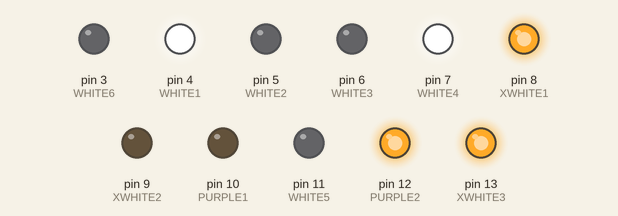
This sketch was run on a simulated Arduino Uno, built with avr-gcc and run on an emulated ATmega328P. Shown: output pins drawn as LEDs (lit = HIGH).

Above: at 0.05 s.
At 0.55 s:
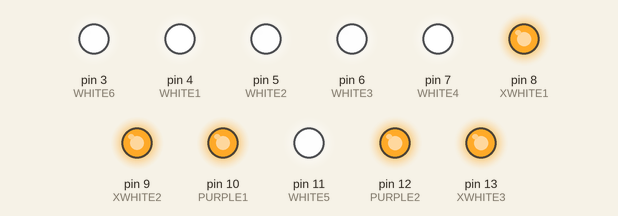
At 0.8 s:
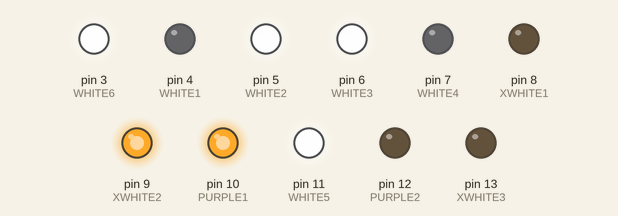
At 1.1 s:
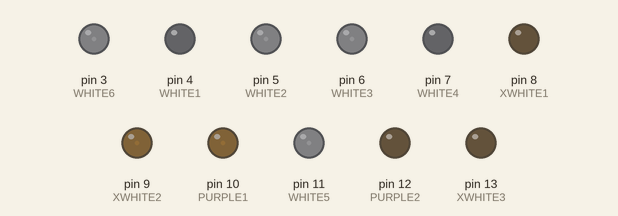
Timing chart, 0 to 2.9 s (numbered marks = the images above):
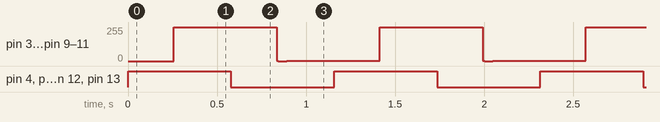

The sketch:

test.ino
```cpp
const int XWHITE3 = 13;
const int PURPLE2 = 12;
const int WHITE5 = 11;
const int PURPLE1 = 10;
const int XWHITE2 = 9;
const int XWHITE1 = 8;
const int WHITE4 = 7;
const int WHITE3 = 6;
const int WHITE2 = 5;
const int WHITE1 = 4;
const int WHITE6 = 3;

float in, out;
  int fadeValue;


void setup() {

  Serial.begin(9600);

}

void loop() {


      for (in = 0; in < 6.283; in = in + 0.0015)
  {
    out = sin(in) * 127.5 + 127.5;

    analogWrite(PURPLE1,out);
    analogWrite(PURPLE2,out);

    analogWrite(WHITE1,out);
    analogWrite(WHITE2,out);
    analogWrite(WHITE3,out);
    analogWrite(WHITE4,out);
    analogWrite(WHITE5,out);
    analogWrite(WHITE6,out);

    analogWrite(XWHITE1,out);
    analogWrite(XWHITE2,out);
    analogWrite(XWHITE3,out);


  }}
```

Measured:
- by itself, pin 4 (WHITE1), pin 7 (WHITE4), pin 8 (XWHITE1), pin 12 (PURPLE2), pin 13 (XWHITE3): alternates HIGH for 0.58 s and LOW for 0.58 s
- by itself, pin 3 (WHITE6), pin 5 (WHITE2), pin 6 (WHITE3), pin 9 (XWHITE2), pin 10 (PURPLE1), pin 11 (WHITE5): repeats every 1.2 s: 254/255 0.05 s, 253/255 0.52 s, 1/255 0.01 s, 0/255 0.05 s, 1/255 0.52 s, 253/255 0.01 s
